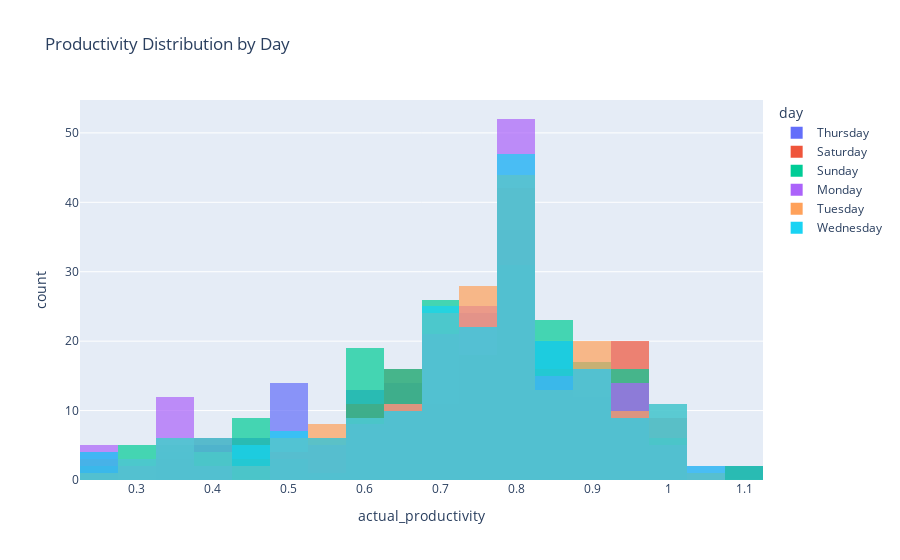
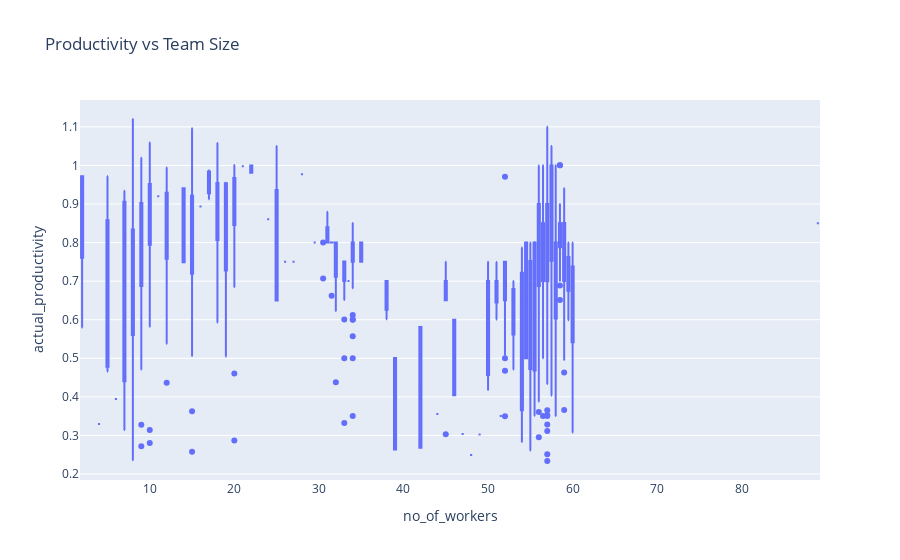
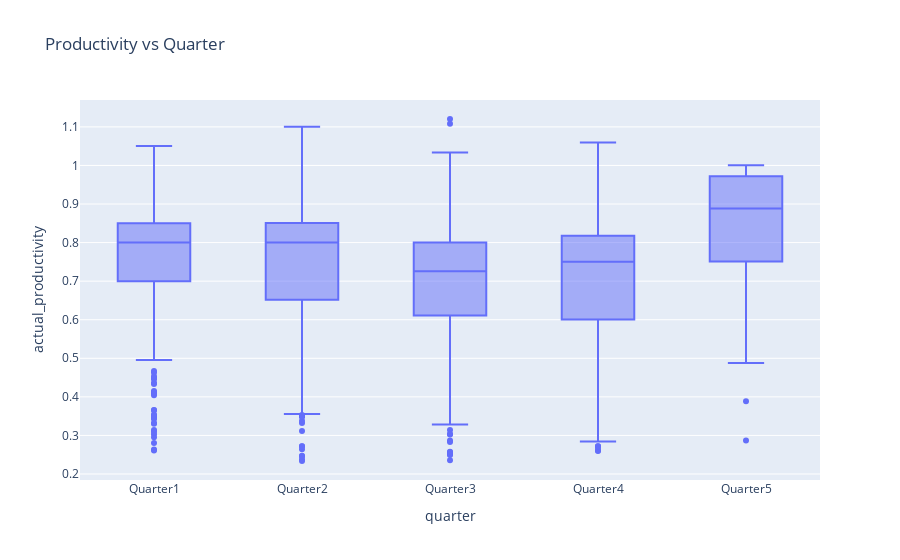

The notebook cell these images were saved under, in order:
### Code cell
# Q7: Histogram of productivity by day
fig = px.histogram(df, 
                   x='actual_productivity', 
                   color='day', 
                   barmode='overlay', 
                   opacity=0.7, 
                   title='Productivity Distribution by Day')
fig.show()

# Boxplot by team size
fig = px.box(df, 
             x='no_of_workers', 
             y='actual_productivity', 
             title='Productivity vs Team Size')
fig.show()

# Boxplot by quarter
fig = px.box(df, 
             x='quarter', 
             y='actual_productivity', 
             title='Productivity vs Quarter')
fig.show()

### Figure 1 — Plotly figure (JSON) as saved in the notebook; plotly's stock layout.template omitted (floating-point values rounded to 4 significant figures; data arrays with more than 128 entries replaced by an {"elided": "..."} marker saying what was removed)
{"data": [{"alignmentgroup": "True", "bingroup": "x", "hovertemplate": "day=Thursday<br>actual_productivity=%{x}<br>count=%{y}<extra></extra>", "legendgroup": "Thursday", "marker": {"color": "#636efa", "opacity": 0.7, "pattern": {"shape": ""}}, "name": "Thursday", "offsetgroup": "Thursday", "orientation": "v", "showlegend": true, "type": "histogram", "x": {"elided": "199 float values"}, "xaxis": "x", "yaxis": "y"}, {"alignmentgroup": "True", "bingroup": "x", "hovertemplate": "day=Saturday<br>actual_productivity=%{x}<br>count=%{y}<extra></extra>", "legendgroup": "Saturday", "marker": {"color": "#EF553B", "opacity": 0.7, "pattern": {"shape": ""}}, "name": "Saturday", "offsetgroup": "Saturday", "orientation": "v", "showlegend": true, "type": "histogram", "x": {"elided": "187 float values"}, "xaxis": "x", "yaxis": "y"}, {"alignmentgroup": "True", "bingroup": "x", "hovertemplate": "day=Sunday<br>actual_productivity=%{x}<br>count=%{y}<extra></extra>", "legendgroup": "Sunday", "marker": {"color": "#00cc96", "opacity": 0.7, "pattern": {"shape": ""}}, "name": "Sunday", "offsetgroup": "Sunday", "orientation": "v", "showlegend": true, "type": "histogram", "x": {"elided": "203 float values"}, "xaxis": "x", "yaxis": "y"}, {"alignmentgroup": "True", "bingroup": "x", "hovertemplate": "day=Monday<br>actual_productivity=%{x}<br>count=%{y}<extra></extra>", "legendgroup": "Monday", "marker": {"color": "#ab63fa", "opacity": 0.7, "pattern": {"shape": ""}}, "name": "Monday", "offsetgroup": "Monday", "orientation": "v", "showlegend": true, "type": "histogram", "x": {"elided": "199 float values"}, "xaxis": "x", "yaxis": "y"}, {"alignmentgroup": "True", "bingroup": "x", "hovertemplate": "day=Tuesday<br>actual_productivity=%{x}<br>count=%{y}<extra></extra>", "legendgroup": "Tuesday", "marker": {"color": "#FFA15A", "opacity": 0.7, "pattern": {"shape": ""}}, "name": "Tuesday", "offsetgroup": "Tuesday", "orientation": "v", "showlegend": true, "type": "histogram", "x": {"elided": "201 float values"}, "xaxis": "x", "yaxis": "y"}, {"alignmentgroup": "True", "bingroup": "x", "hovertemplate": "day=Wednesday<br>actual_productivity=%{x}<br>count=%{y}<extra></extra>", "legendgroup": "Wednesday", "marker": {"color": "#19d3f3", "opacity": 0.7, "pattern": {"shape": ""}}, "name": "Wednesday", "offsetgroup": "Wednesday", "orientation": "v", "showlegend": true, "type": "histogram", "x": {"elided": "208 float values"}, "xaxis": "x", "yaxis": "y"}], "layout": {"barmode": "overlay", "legend": {"title": {"text": "day"}, "tracegroupgap": 0}, "title": {"text": "Productivity Distribution by Day"}, "xaxis": {"anchor": "y", "domain": [0, 1], "title": {"text": "actual_productivity"}}, "yaxis": {"anchor": "x", "domain": [0, 1], "title": {"text": "count"}}}}

### Figure 2 — Plotly figure (JSON) as saved in the notebook; plotly's stock layout.template omitted (floating-point values rounded to 4 significant figures; data arrays with more than 128 entries replaced by an {"elided": "..."} marker saying what was removed)
{"data": [{"alignmentgroup": "True", "hovertemplate": "no_of_workers=%{x}<br>actual_productivity=%{y}<extra></extra>", "legendgroup": "", "marker": {"color": "#636efa"}, "name": "", "notched": false, "offsetgroup": "", "orientation": "v", "showlegend": false, "type": "box", "x": {"elided": "1197 float values"}, "x0": " ", "xaxis": "x", "y": {"elided": "1197 float values"}, "y0": " ", "yaxis": "y"}], "layout": {"boxmode": "group", "legend": {"tracegroupgap": 0}, "title": {"text": "Productivity vs Team Size"}, "xaxis": {"anchor": "y", "domain": [0, 1], "title": {"text": "no_of_workers"}}, "yaxis": {"anchor": "x", "domain": [0, 1], "title": {"text": "actual_productivity"}}}}

### Figure 3 — Plotly figure (JSON) as saved in the notebook; plotly's stock layout.template omitted (floating-point values rounded to 4 significant figures; data arrays with more than 128 entries replaced by an {"elided": "..."} marker saying what was removed)
{"data": [{"alignmentgroup": "True", "hovertemplate": "quarter=%{x}<br>actual_productivity=%{y}<extra></extra>", "legendgroup": "", "marker": {"color": "#636efa"}, "name": "", "notched": false, "offsetgroup": "", "orientation": "v", "showlegend": false, "type": "box", "x": {"elided": "1197 str values"}, "x0": " ", "xaxis": "x", "y": {"elided": "1197 float values"}, "y0": " ", "yaxis": "y"}], "layout": {"boxmode": "group", "legend": {"tracegroupgap": 0}, "title": {"text": "Productivity vs Quarter"}, "xaxis": {"anchor": "y", "domain": [0, 1], "title": {"text": "quarter"}}, "yaxis": {"anchor": "x", "domain": [0, 1], "title": {"text": "actual_productivity"}}}}
